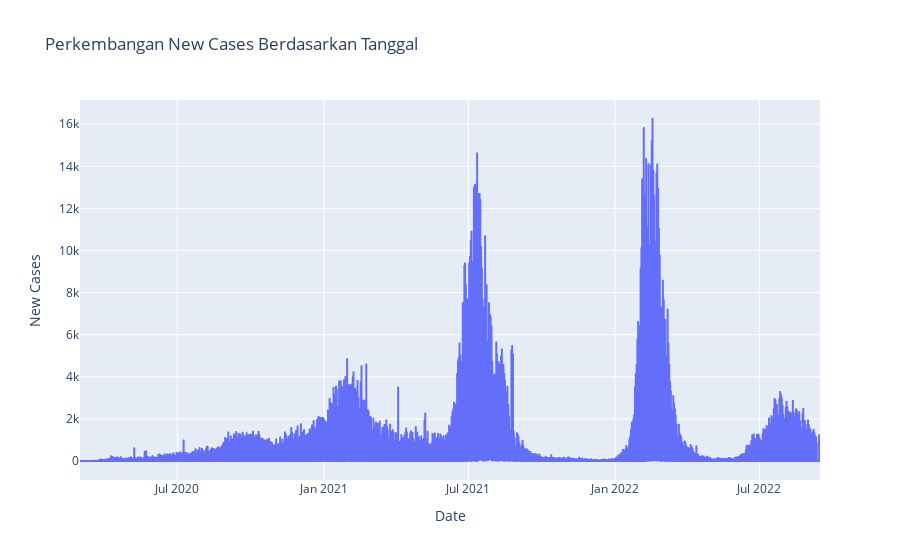

Source (notebook cell):
### Code cell
fig = px.line(df, x='Date', y='New Cases', title='Perkembangan New Cases Berdasarkan Tanggal')
fig.show()

### Figure 1 — Plotly figure (JSON) as saved in the notebook; plotly's stock layout.template omitted (floating-point values rounded to 4 significant figures; data arrays with more than 128 entries replaced by an {"elided": "..."} marker saying what was removed)
{"data": [{"hovertemplate": "Date=%{x}<br>New Cases=%{y}<extra></extra>", "legendgroup": "", "line": {"color": "#636efa", "dash": "solid"}, "marker": {"symbol": "circle"}, "mode": "lines", "name": "", "showlegend": false, "type": "scattergl", "x": {"elided": "30893 str values"}, "xaxis": "x", "y": {"elided": "30893 int values"}, "yaxis": "y"}], "layout": {"legend": {"tracegroupgap": 0}, "title": {"text": "Perkembangan New Cases Berdasarkan Tanggal"}, "xaxis": {"anchor": "y", "domain": [0, 1], "title": {"text": "Date"}}, "yaxis": {"anchor": "x", "domain": [0, 1], "title": {"text": "New Cases"}}}}
